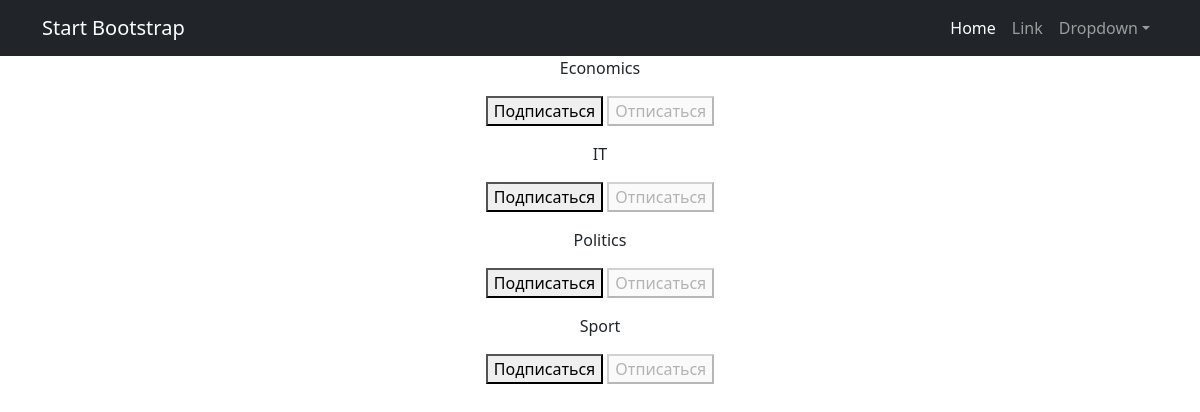
Page /subscriptions/ (signed in) on the committed database.
### accounts/models.py (models this page shows)
class Category(models.Model):
    name = models.CharField(max_length=64, unique=True)

### accounts/views.py (the view, shortened to what this page needs)
# urls.py: path('subscriptions/', subscriptions, name='subscriptions'),
@login_required
@csrf_protect
def subscriptions(request):
    categories_with_subscriptions = Category.objects.annotate(
        user_subscribed=Exists(
            Subscriber.objects.filter(
                user=request.user,
                category=OuterRef('pk'),
            )
        )
    ).order_by('name')
    return render(
        request,
        'subscriptions.html',
        {'categories': categories_with_subscriptions},
    )

### templates/subscriptions.html (shortened to what this page needs)
{% extends 'flatpages/default.html' %}
{% block content %}
    {% for category in categories  %}
        <p>
            {{ category.name }}
            <form method="post">
                {% if category.user_subscribed %}
                    <button disabled>Подписаться</button>
                    <button name="action" value="unsubscribe">Отписаться</button>
                {% else %}
                    <button name="action" value="subscribe">Подписаться</button>
                    <button disabled>Отписаться</button>
                {% endif %}
            </form>
        </p>
    {% endfor %}
{% endblock content %}

### templates/flatpages/default.html (shortened to what this page needs)
<!DOCTYPE html>
<html lang="en">
    <head>
        {% load static %}
        <link href="{% static 'css/styles.css' %}" rel="stylesheet" />
    </head>
    <body>
        <nav class="navbar navbar-expand-lg navbar-dark bg-dark">
            <div class="container">
                <a class="navbar-brand" href="#">Start Bootstrap</a>
                <div class="collapse navbar-collapse" id="navbarSupportedContent">
                    <ul class="navbar-nav ms-auto mb-2 mb-lg-0">
                        <li class="nav-item"><a class="nav-link active" aria-current="page" href="#">Home</a></li>
                        <li class="nav-item"><a class="nav-link" href="#">Link</a></li>
                        <li class="nav-item dropdown">
                            <a class="nav-link dropdown-toggle" id="navbarDropdown" href="#" role="button" data-bs-toggle="dropdown" aria-expanded="false">Dropdown</a>
                        </li>
                    </ul>
                </div>
            </div>
        </nav>
        <div class="container">
           <div class="row">
               <div class="col-lg-12 text-center">
                   {% block content %}{% endblock content %}
               </div>
           </div>
        </div>
    </body>
</html>

### rows in the picture
Category: name "Economics", shows "Подписаться"
Category: name "IT", shows "Подписаться"
Category: name "Politics", shows "Подписаться"
Category: name "Sport", shows "Подписаться"
